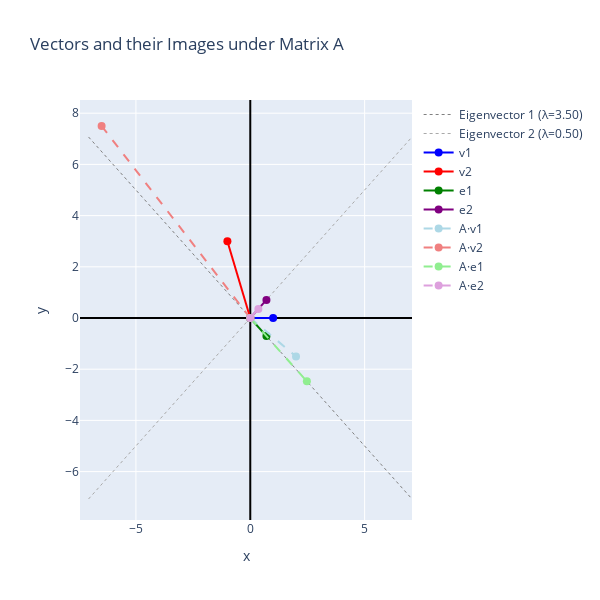

The cell this chart's notebook holds for it:
### Markdown cell above
# Eigendecomposition and Singular Value Decomposition

Latent Semantic Analysis (LSA) is an application of the singular value decomposition (SVD) in natural language processing and information retrieval. 

First of all, let's recall what it does. In its heart this is a data compression technique. Let's start with a simple example that you may recall from linear algebra.

A square matrix represents a linear transformation within a vector space. For example, let's how the following matrix maps one vector to another in the plane. Note that this matrix is quite special (symmetric):

$$
A = \begin{pmatrix}
2 & -1.5 \\
-1.5 & 2
\end{pmatrix}
$$

### Code cell
import numpy as np
import plotly.graph_objects as go

# Define the matrix A
A = np.array([[2, -1.5], [-1.5, 2]])

# Define the vectors
v1 = np.array([1, 0])
v2 = np.array([-1, 3])

# Compute images under A
Av1 = A @ v1
Av2 = A @ v2

# Compute eigenvectors of A
eigenvalues, eigenvectors = np.linalg.eig(A)
e1 = eigenvectors[:, 0]
e2 = eigenvectors[:, 1]

# Create the plot
fig = go.Figure()

# Add eigenvector lines extending across the plot
scale = 10  # Extend lines
fig.add_trace(go.Scatter(
    x=[-scale * e1[0], scale * e1[0]],
    y=[-scale * e1[1], scale * e1[1]],
    mode='lines',
    name=f'Eigenvector 1 (λ={eigenvalues[0]:.2f})',
    line=dict(color='gray', width=1, dash='dot'),
    showlegend=True
))

fig.add_trace(go.Scatter(
    x=[-scale * e2[0], scale * e2[0]],
    y=[-scale * e2[1], scale * e2[1]],
    mode='lines',
    name=f'Eigenvector 2 (λ={eigenvalues[1]:.2f})',
    line=dict(color='darkgray', width=1, dash='dot'),
    showlegend=True
))

# Add original vectors
fig.add_trace(go.Scatter(
    x=[0, v1[0]], y=[0, v1[1]],
    mode='lines+markers',
    name='v1',
    line=dict(color='blue', width=2),
    marker=dict(size=8)
))

fig.add_trace(go.Scatter(
    x=[0, v2[0]], y=[0, v2[1]],
    mode='lines+markers',
    name='v2',
    line=dict(color='red', width=2),
    marker=dict(size=8)
))

# Add eigenvectors
fig.add_trace(go.Scatter(
    x=[0, e1[0]], y=[0, e1[1]],
    mode='lines+markers',
    name='e1',
    line=dict(color='green', width=2),
    marker=dict(size=8)
))

fig.add_trace(go.Scatter(
    x=[0, e2[0]], y=[0, e2[1]],
    mode='lines+markers',
    name='e2',
    line=dict(color='purple', width=2),
    marker=dict(size=8)
))

# Add transformed vectors
fig.add_trace(go.Scatter(
    x=[0, Av1[0]], y=[0, Av1[1]],
    mode='lines+markers',
    name='A·v1',
    line=dict(color='lightblue', width=2, dash='dash'),
    marker=dict(size=8)
))

fig.add_trace(go.Scatter(
    x=[0, Av2[0]], y=[0, Av2[1]],
    mode='lines+markers',
    name='A·v2',
    line=dict(color='lightcoral', width=2, dash='dash'),
    marker=dict(size=8)
))

# Add transformed eigenvectors
Ae1 = A @ e1
Ae2 = A @ e2

fig.add_trace(go.Scatter(
    x=[0, Ae1[0]], y=[0, Ae1[1]],
    mode='lines+markers',
    name='A·e1',
    line=dict(color='lightgreen', width=2, dash='dash'),
    marker=dict(size=8)
))

fig.add_trace(go.Scatter(
    x=[0, Ae2[0]], y=[0, Ae2[1]],
    mode='lines+markers',
    name='A·e2',
    line=dict(color='plum', width=2, dash='dash'),
    marker=dict(size=8)
))

# Update layout
fig.update_layout(
    title='Vectors and their Images under Matrix A',
    xaxis_title='x',
    yaxis_title='y',
    xaxis=dict(zeroline=True, zerolinewidth=2, zerolinecolor='black'),
    yaxis=dict(zeroline=True, zerolinewidth=2, zerolinecolor='black'),
    showlegend=True,
    width=600,
    height=600
)

fig.show()

### Figure 1 — Plotly figure (JSON) as saved in the notebook; plotly's stock layout.template omitted (floating-point values rounded to 4 significant figures)
{"data": [{"line": {"color": "gray", "dash": "dot", "width": 1}, "mode": "lines", "name": "Eigenvector 1 (λ=3.50)", "showlegend": true, "type": "scatter", "x": [-7.071, 7.071], "y": [7.071, -7.071]}, {"line": {"color": "darkgray", "dash": "dot", "width": 1}, "mode": "lines", "name": "Eigenvector 2 (λ=0.50)", "showlegend": true, "type": "scatter", "x": [-7.071, 7.071], "y": [-7.071, 7.071]}, {"line": {"color": "blue", "width": 2}, "marker": {"size": 8}, "mode": "lines+markers", "name": "v1", "type": "scatter", "x": [0, 1], "y": [0, 0]}, {"line": {"color": "red", "width": 2}, "marker": {"size": 8}, "mode": "lines+markers", "name": "v2", "type": "scatter", "x": [0, -1], "y": [0, 3]}, {"line": {"color": "green", "width": 2}, "marker": {"size": 8}, "mode": "lines+markers", "name": "e1", "type": "scatter", "x": [0, 0.7071], "y": [0, -0.7071]}, {"line": {"color": "purple", "width": 2}, "marker": {"size": 8}, "mode": "lines+markers", "name": "e2", "type": "scatter", "x": [0, 0.7071], "y": [0, 0.7071]}, {"line": {"color": "lightblue", "dash": "dash", "width": 2}, "marker": {"size": 8}, "mode": "lines+markers", "name": "A·v1", "type": "scatter", "x": [0, 2], "y": [0, -1.5]}, {"line": {"color": "lightcoral", "dash": "dash", "width": 2}, "marker": {"size": 8}, "mode": "lines+markers", "name": "A·v2", "type": "scatter", "x": [0, -6.5], "y": [0, 7.5]}, {"line": {"color": "lightgreen", "dash": "dash", "width": 2}, "marker": {"size": 8}, "mode": "lines+markers", "name": "A·e1", "type": "scatter", "x": [0, 2.475], "y": [0, -2.475]}, {"line": {"color": "plum", "dash": "dash", "width": 2}, "marker": {"size": 8}, "mode": "lines+markers", "name": "A·e2", "type": "scatter", "x": [0, 0.3536], "y": [0, 0.3536]}], "layout": {"height": 600, "showlegend": true, "title": {"text": "Vectors and their Images under Matrix A"}, "width": 600, "xaxis": {"title": {"text": "x"}, "zeroline": true, "zerolinecolor": "black", "zerolinewidth": 2}, "yaxis": {"title": {"text": "y"}, "zeroline": true, "zerolinecolor": "black", "zerolinewidth": 2}}}
